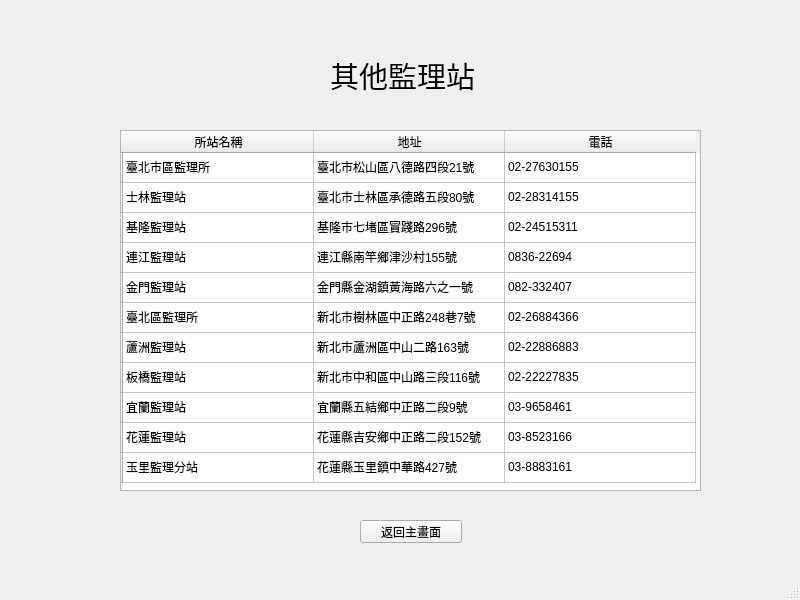
<?xml version="1.0" encoding="UTF-8"?>
<ui version="4.0">
 <class>MainWindow</class>
 <widget class="QMainWindow" name="MainWindow">
  <property name="geometry">
   <rect>
    <x>0</x>
    <y>0</y>
    <width>800</width>
    <height>600</height>
   </rect>
  </property>
  <property name="windowTitle">
   <string>MainWindow</string>
  </property>
  <widget class="QWidget" name="centralwidget">
   <widget class="QLabel" name="label_4">
    <property name="geometry">
     <rect>
      <x>330</x>
      <y>50</y>
      <width>151</width>
      <height>51</height>
     </rect>
    </property>
    <property name="font">
     <font>
      <pointsize>22</pointsize>
     </font>
    </property>
    <property name="text">
     <string>其他監理站</string>
    </property>
   </widget>
   <widget class="QTableWidget" name="tableWidget">
    <property name="geometry">
     <rect>
      <x>120</x>
      <y>130</y>
      <width>581</width>
      <height>361</height>
     </rect>
    </property>
    <property name="font">
     <font>
      <pointsize>9</pointsize>
     </font>
    </property>
    <property name="alternatingRowColors">
     <bool>false</bool>
    </property>
    <property name="sortingEnabled">
     <bool>false</bool>
    </property>
    <attribute name="horizontalHeaderCascadingSectionResizes">
     <bool>false</bool>
    </attribute>
    <attribute name="horizontalHeaderDefaultSectionSize">
     <number>191</number>
    </attribute>
    <attribute name="verticalHeaderDefaultSectionSize">
     <number>30</number>
    </attribute>
    <row>
     <property name="text">
      <string/>
     </property>
    </row>
    <row>
     <property name="text">
      <string/>
     </property>
    </row>
    <row>
     <property name="text">
      <string/>
     </property>
    </row>
    <row>
     <property name="text">
      <string/>
     </property>
    </row>
    <row>
     <property name="text">
      <string/>
     </property>
    </row>
    <row>
     <property name="text">
      <string/>
     </property>
    </row>
    <row>
     <property name="text">
      <string/>
     </property>
    </row>
    <row>
     <property name="text">
      <string/>
     </property>
    </row>
    <row>
     <property name="text">
      <string/>
     </property>
    </row>
    <row>
     <property name="text">
      <string/>
     </property>
    </row>
    <row>
     <property name="text">
      <string/>
     </property>
    </row>
    <column>
     <property name="text">
      <string>所站名稱</string>
     </property>
    </column>
    <column>
     <property name="text">
      <string>地址</string>
     </property>
    </column>
    <column>
     <property name="text">
      <string>電話</string>
     </property>
    </column>
    <item row="0" column="0">
     <property name="text">
      <string>臺北市區監理所</string>
     </property>
     <property name="textAlignment">
      <set>AlignLeading|AlignVCenter</set>
     </property>
    </item>
    <item row="0" column="1">
     <property name="text">
      <string>臺北市松山區八德路四段21號</string>
     </property>
    </item>
    <item row="0" column="2">
     <property name="text">
      <string>02-27630155</string>
     </property>
    </item>
    <item row="1" column="0">
     <property name="text">
      <string>士林監理站</string>
     </property>
    </item>
    <item row="1" column="1">
     <property name="text">
      <string>臺北市士林區承德路五段80號</string>
     </property>
    </item>
    <item row="1" column="2">
     <property name="text">
      <string>02-28314155</string>
     </property>
    </item>
    <item row="2" column="0">
     <property name="text">
      <string>基隆監理站</string>
     </property>
    </item>
    <item row="2" column="1">
     <property name="text">
      <string>基隆市七堵區實踐路296號</string>
     </property>
    </item>
    <item row="2" column="2">
     <property name="text">
      <string>02-24515311</string>
     </property>
    </item>
    <item row="3" column="0">
     <property name="text">
      <string>連江監理站</string>
     </property>
    </item>
    <item row="3" column="1">
     <property name="text">
      <string>連江縣南竿鄉津沙村155號</string>
     </property>
    </item>
    <item row="3" column="2">
     <property name="text">
      <string>0836-22694</string>
     </property>
    </item>
    <item row="4" column="0">
     <property name="text">
      <string>金門監理站</string>
     </property>
    </item>
    <item row="4" column="1">
     <property name="text">
      <string>金門縣金湖鎮黃海路六之一號</string>
     </property>
    </item>
    <item row="4" column="2">
     <property name="text">
      <string>082-332407</string>
     </property>
    </item>
    <item row="5" column="0">
     <property name="text">
      <string>臺北區監理所</string>
     </property>
    </item>
    <item row="5" column="1">
     <property name="text">
      <string>新北市樹林區中正路248巷7號</string>
     </property>
    </item>
    <item row="5" column="2">
     <property name="text">
      <string>02-26884366</string>
     </property>
    </item>
    <item row="6" column="0">
     <property name="text">
      <string>蘆洲監理站</string>
     </property>
    </item>
    <item row="6" column="1">
     <property name="text">
      <string>新北市蘆洲區中山二路163號</string>
     </property>
    </item>
    <item row="6" column="2">
     <property name="text">
      <string>02-22886883</string>
     </property>
    </item>
    <item row="7" column="0">
     <property name="text">
      <string>板橋監理站</string>
     </property>
    </item>
    <item row="7" column="1">
     <property name="text">
      <string>新北市中和區中山路三段116號</string>
     </property>
    </item>
    <item row="7" column="2">
     <property name="text">
      <string>02-22227835</string>
     </property>
    </item>
    <item row="8" column="0">
     <property name="text">
      <string>宜蘭監理站</string>
     </property>
    </item>
    <item row="8" column="1">
     <property name="text">
      <string>宜蘭縣五結鄉中正路二段9號</string>
     </property>
    </item>
    <item row="8" column="2">
     <property name="text">
      <string>03-9658461</string>
     </property>
    </item>
    <item row="9" column="0">
     <property name="text">
      <string>花蓮監理站</string>
     </property>
    </item>
    <item row="9" column="1">
     <property name="text">
      <string>花蓮縣吉安鄉中正路二段152號</string>
     </property>
    </item>
    <item row="9" column="2">
     <property name="text">
      <string>03-8523166</string>
     </property>
    </item>
    <item row="10" column="0">
     <property name="text">
      <string>玉里監理分站</string>
     </property>
    </item>
    <item row="10" column="1">
     <property name="text">
      <string>花蓮縣玉里鎮中華路427號</string>
     </property>
    </item>
    <item row="10" column="2">
     <property name="text">
      <string>03-8883161</string>
     </property>
    </item>
   </widget>
   <widget class="QPushButton" name="pushButton_6">
    <property name="geometry">
     <rect>
      <x>360</x>
      <y>520</y>
      <width>102</width>
      <height>23</height>
     </rect>
    </property>
    <property name="text">
     <string>返回主畫面</string>
    </property>
   </widget>
  </widget>
  <widget class="QMenuBar" name="menubar">
   <property name="geometry">
    <rect>
     <x>0</x>
     <y>0</y>
     <width>800</width>
     <height>21</height>
    </rect>
   </property>
  </widget>
  <widget class="QStatusBar" name="statusbar"/>
 </widget>
 <resources/>
 <connections/>
</ui>
